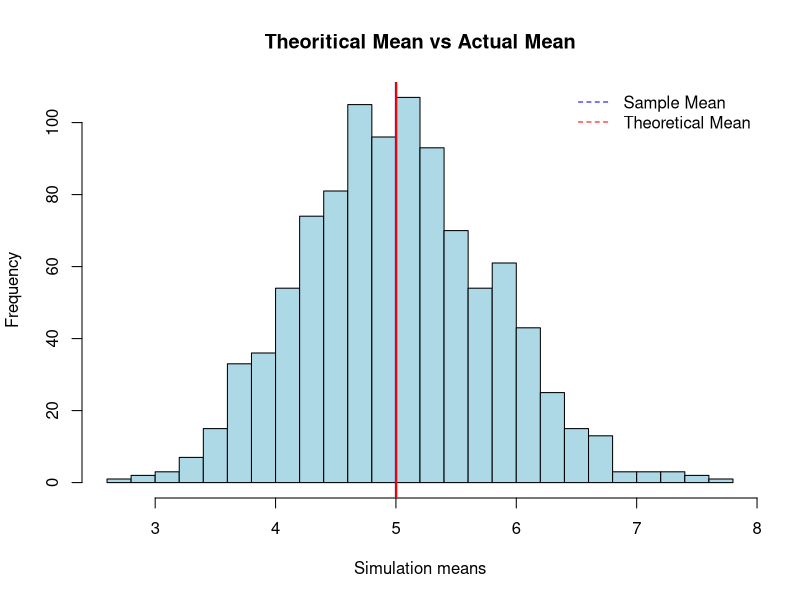
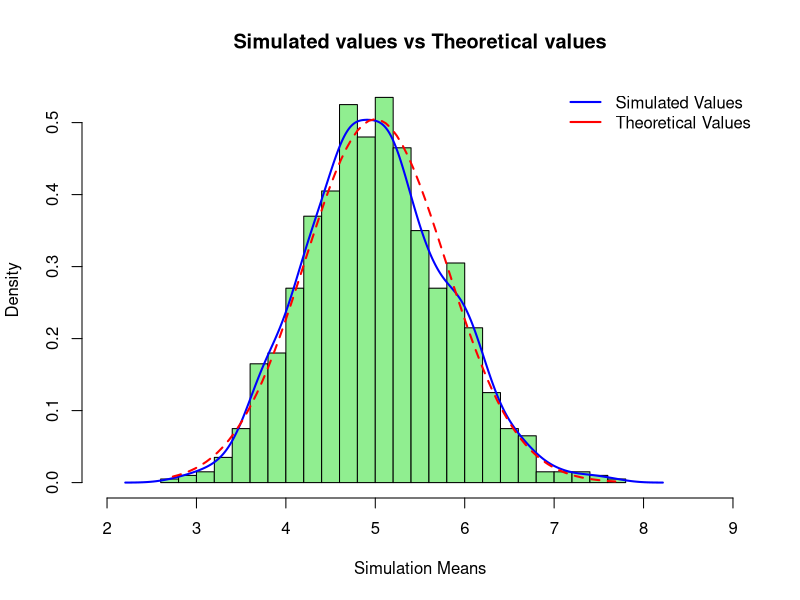
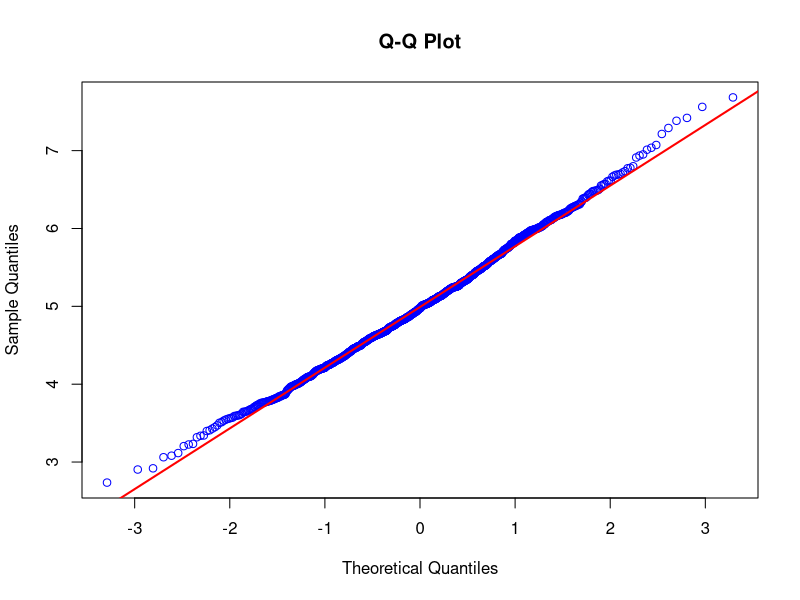

The R source for these figures, in order:
## ---- chunk 1
library(ggplot2)
library(knitr)
## ---- chunk 2
lambda <- .2
num_exponential <- 40
num_of_simulations <- 1000
set.seed(13411)
## ---- chunk 3
simulation_exp <- replicate(num_of_simulations, rexp(num_exponential, lambda))
mean_exponential <- apply(simulation_exp, 2, mean)

mean_sample <- mean(mean_exponential)
mean_sample

mean_theory <- 1 / lambda
mean_theory
## ---- chunk 4
hist(mean_exponential, col="light blue", main = "Theoritical Mean vs Actual Mean", breaks=30, xlab = "Simulation means")
abline(v=mean_theory, lwd=2, col="blue")
abline(v=mean(mean_sample), lwd=2, col="red")
legend('topright', c("Sample Mean", "Theoretical Mean"), 
       bty = "n",       
       lty = c(2,2), 
       col = c(col = "blue", col = "red"))
## ---- chunk 5
theoretical_deviation <- round((1/lambda) / sqrt(num_exponential), 4)
theoretical_deviation

sample_standard_deviation <- round(sd(mean_exponential), 4)
sample_standard_deviation
## ---- chunk 6
theoretical_variance = (1/lambda)^2/num_exponential
theoretical_variance

sample_variance = var(mean_exponential)
sample_variance
 
## ---- chunk 7
hist(mean_exponential, prob=TRUE, col="light green", main="Simulated values vs Theoretical values", breaks=30, xlim=c(2,9), xlab = "Simulation Means")
lines(density(mean_exponential), lwd=2, col="blue")

x <- seq(min(mean_exponential), max(mean_exponential), length=2*num_exponential)
y <- dnorm(x, mean=1/lambda, sd=sqrt(((1/lambda)/sqrt(num_exponential))^2))
lines(x, y, col="red", lwd=2, lty = 2)

legend('topright', c("Simulated Values", "Theoretical Values"), 
      bty = "n", lwd = c(2,2), col = c("blue", "red"))
## ---- chunk 8
qqnorm(mean_exponential,main ="Q-Q Plot", col = "blue")
qqline(mean_exponential, col = "red", lwd = 2)
